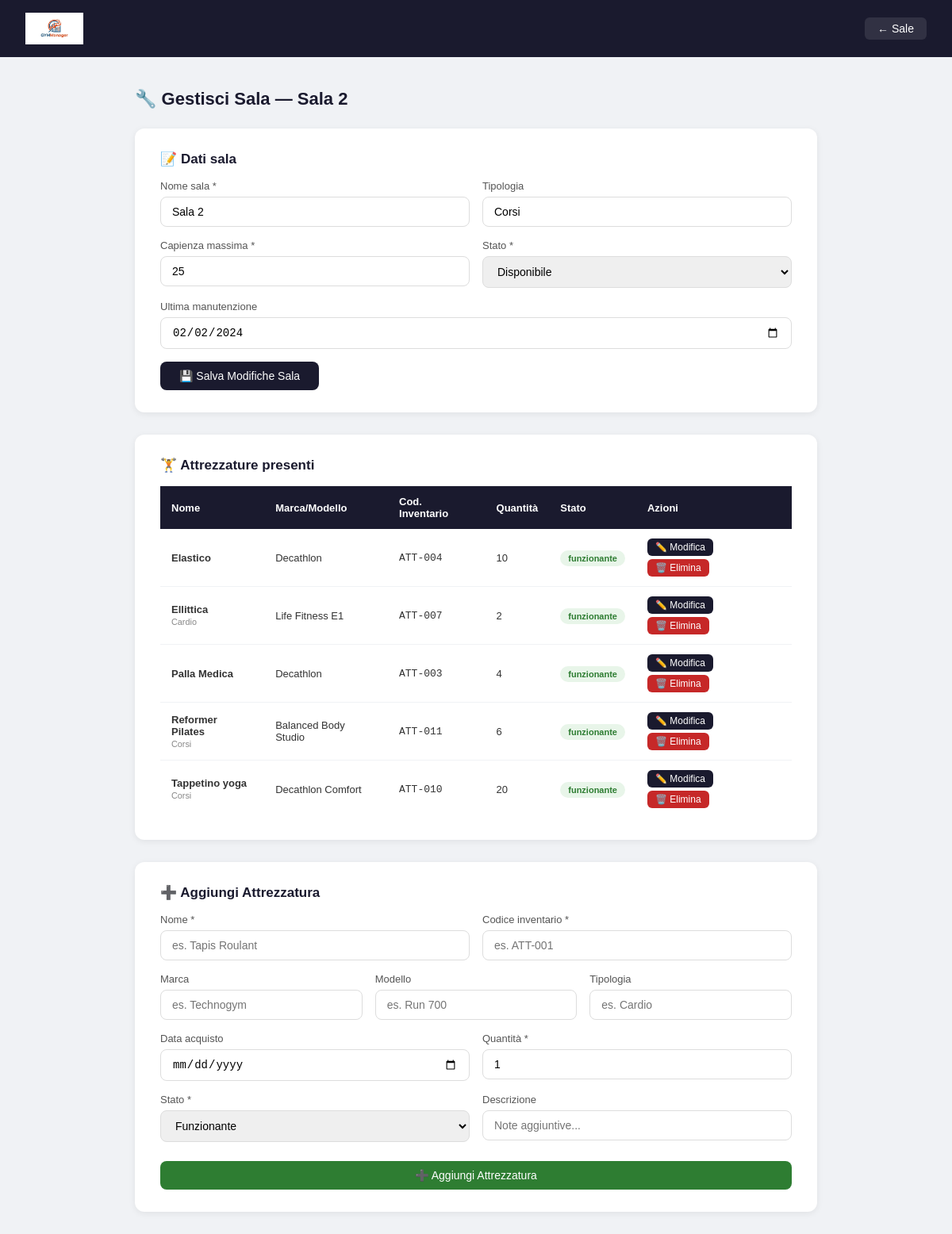
Screenshot of /palestra/pages/gestisci_sala.php?id=5 (signed in) with the database file from the repository.
### tables this page shows
CREATE TABLE `sala` (
  `id_sala` int(11) NOT NULL,
  `nome` varchar(100) NOT NULL,
  `tipologia` varchar(50) DEFAULT NULL,
  `capienza_max` int(11) NOT NULL,
  `stato` enum('disponibile','in_manutenzione','chiusa') NOT NULL DEFAULT 'disponibile',
  `data_ultima_manutenzione` date DEFAULT NULL
);

CREATE TABLE `contiene` (
  `id_sala` int(11) NOT NULL,
  `id_attrezzatura` int(11) NOT NULL,
  `quantita` int(11) NOT NULL DEFAULT 1
);

CREATE TABLE `attrezzatura` (
  `id_attrezzatura` int(11) NOT NULL,
  `cod_inventario` varchar(30) NOT NULL,
  `marca` varchar(50) DEFAULT NULL,
  `modello` varchar(50) DEFAULT NULL,
  `nome` varchar(100) NOT NULL,
  `tipologia` varchar(50) DEFAULT NULL,
  `data_acquisto` date DEFAULT NULL,
  `descrizione` text DEFAULT NULL,
  `stato` enum('funzionante','in_riparazione','dismessa') NOT NULL DEFAULT 'funzionante'
);

### palestra/pages/gestisci_sala.php (the view, shortened to what this page needs)
<?php
require_once "../config/db.php";
$id = $_GET['id'] ?? null;
$stmt = $pdo->prepare("SELECT * FROM SALA WHERE id_sala = ?");
$stmt->execute([$id]);
$sala = $stmt->fetch();
$attrezzature = $pdo->prepare("
    SELECT A.*, C.quantita
    FROM ATTREZZATURA A
    JOIN CONTIENE C ON A.id_attrezzatura = C.id_attrezzatura
    WHERE C.id_sala = ?
    ORDER BY A.nome
");
$attrezzature->execute([$id]);
$attrezzature = $attrezzature->fetchAll();
?>
<!DOCTYPE html>
<html lang="it">
<head>
</head>
<body>
<div class="navbar">
    <img src="../assets/logo.jpg" style="height:40px;">
    <div style="display:flex; gap:12px;">
        <a href="sale.php">← Sale</a>
    </div>
</div>
<div class="contenuto">
    <h2>🔧 Gestisci Sala — <?= htmlspecialchars($sala['nome']) ?></h2>
    <div class="form-box">
        <h3>📝 Dati sala</h3>
        <form method="POST">
            <div class="riga">
                <div class="campo">
                    <label>Nome sala *</label>
                    <input type="text" name="nome" required value="<?= htmlspecialchars($sala['nome']) ?>">
                </div>
                <div class="campo">
                    <label>Tipologia</label>
                    <input type="text" name="tipologia" value="<?= htmlspecialchars($sala['tipologia']) ?>">
                </div>
            </div>
            <div class="riga">
                <div class="campo">
                    <label>Capienza massima *</label>
                    <input type="number" name="capienza_max" required min="1" value="<?= $sala['capienza_max'] ?>">
                </div>
                <div class="campo">
                    <label>Stato *</label>
                    <select name="stato" required>
                        <option value="disponibile" <?= $sala['stato']=='disponibile'?'selected':'' ?>>Disponibile</option>
                    </select>
                </div>
            </div>
            <div class="campo">
                <label>Ultima manutenzione</label>
                <input type="date" name="data_ultima_manutenzione" value="<?= $sala['data_ultima_manutenzione'] ?>">
            </div>
            <button type="submit" name="salva_sala" class="btn">💾 Salva Modifiche Sala</button>
        </form>
    </div>
    <div class="form-box">
        <h3>🏋️ Attrezzature presenti</h3>
        <table>
            <thead>
                <tr>
                    <th>Nome</th>
                    <th>Marca/Modello</th>
                    <th>Cod. Inventario</th>
                    <th>Quantità</th>
                    <th>Stato</th>
                    <th>Azioni</th>
                </tr>
            </thead>
            <tbody>
                <?php if(empty($attrezzature)): ?>
                <tr>
                    <td colspan="6" class="nessun-record">Nessuna attrezzatura — aggiungine una!</td>
                </tr>
                <?php else: ?>
                <?php foreach($attrezzature as $a): ?>
                <tr>
                    <td><strong><?= htmlspecialchars($a['nome']) ?></strong><br><small style="color:#888"><?= htmlspecialchars($a['tipologia']) ?></small></td>
                    <td><?= htmlspecialchars($a['marca'].' '.$a['modello']) ?></td>
                    <td style="font-family:monospace"><?= htmlspecialchars($a['cod_inventario']) ?></td>
                    <td><?= $a['quantita'] ?></td>
                    <td><span class="badge <?= $a['stato'] ?>"><?= $a['stato'] ?></span></td>
                    <td>
                        <a class="btn-azione btn-modifica-att" href="gestisci_sala.php?id=<?= $id ?>&modifica_att=<?= $a['id_attrezzatura'] ?>">✏️ Modifica</a>
                        <a class="btn-azione btn-elimina-att" href="gestisci_sala.php?id=<?= $id ?>&elimina_att=<?= $a['id_attrezzatura'] ?>" onclick="return confirm('Eliminare questa attrezzatura?')">🗑️ Elimina</a>
                    </td>
                </tr>
                <?php endforeach; ?>
                <?php endif; ?>
            </tbody>
        </table>
    </div>
    <div class="form-box">
        <h3>➕ Aggiungi Attrezzatura</h3>
        <form method="POST">
            <div class="riga">
                <div class="campo">
                    <label>Nome *</label>
                    <input type="text" name="nome_att" required placeholder="es. Tapis Roulant">
                </div>
                <div class="campo">
                    <label>Codice inventario *</label>
                    <input type="text" name="cod_inventario" required placeholder="es. ATT-001">
                </div>
            </div>
            <div class="riga3">
                <div class="campo">
                    <label>Marca</label>
                    <input type="text" name="marca" placeholder="es. Technogym">
                </div>
                <div class="campo">
                    <label>Modello</label>
                    <input type="text" name="modello" placeholder="es. Run 700">
                </div>
                <div class="campo">
                    <label>Tipologia</label>
                    <input type="text" name="tipologia_att" placeholder="es. Cardio">
                </div>
            </div>
            <div class="riga">
                <div class="campo">
                    <label>Data acquisto</label>
                    <input type="date" name="data_acquisto">
                </div>
                <div class="campo">
                    <label>Quantità *</label>
                    <input type="number" name="quantita" required min="1" value="1">
                </div>
            </div>
            <div class="riga">
                <div class="campo">
                    <label>Stato *</label>
                    <select name="stato_att" required>
                        <option value="funzionante">Funzionante</option>
                    </select>
                </div>
                <div class="campo">
                    <label>Descrizione</label>
                    <input type="text" name="descrizione_att" placeholder="Note aggiuntive...">
                </div>
            </div>
            <button type="submit" name="aggiungi_attrezzatura" class="btn-verde">➕ Aggiungi Attrezzatura</button>
        </form>
    </div>
</div>
</body>
</html>

### palestra/pages/gestisci_sala.php (style rules this page uses)
* { margin: 0; padding: 0; box-sizing: border-box; }
body { font-family: Arial, sans-serif; background: #f0f2f5; }
.navbar { background: #1a1a2e; color: white; padding: 16px 32px; display: flex; justify-content: space-between; align-items: center; }
.navbar a { color: white; text-decoration: none; font-size: 14px; background: rgba(255,255,255,0.1); padding: 6px 16px; border-radius: 6px; }
.contenuto { max-width: 900px; margin: 40px auto; padding: 0 20px; }
h2 { font-size: 22px; color: #1a1a2e; margin-bottom: 24px; }
h3 { font-size: 17px; color: #1a1a2e; margin-bottom: 16px; }
.form-box { background: white; border-radius: 12px; padding: 28px 32px; box-shadow: 0 2px 8px rgba(0,0,0,0.07); margin-bottom: 28px; }
.riga { display: grid; grid-template-columns: 1fr 1fr; gap: 16px; }
.riga3 { display: grid; grid-template-columns: 1fr 1fr 1fr; gap: 16px; }
.campo { margin-bottom: 16px; }
label { display: block; font-size: 13px; color: #555; margin-bottom: 6px; }
input, select, textarea { width: 100%; padding: 10px 14px; border: 1px solid #ddd; border-radius: 8px; font-size: 14px; outline: none; }
.btn { background: #1a1a2e; color: white; padding: 10px 24px; border: none; border-radius: 8px; font-size: 14px; cursor: pointer; }
.btn-verde { background: #2e7d32; color: white; padding: 10px 24px; border: none; border-radius: 8px; font-size: 14px; cursor: pointer; width: 100%; margin-top: 8px; }
table { width: 100%; border-collapse: collapse; }
th { background: #1a1a2e; color: white; padding: 12px 14px; text-align: left; font-size: 13px; }
td { padding: 10px 14px; font-size: 13px; border-bottom: 1px solid #f0f2f5; color: #333; }
tr:last-child td { border-bottom: none; }
.badge { padding: 4px 10px; border-radius: 20px; font-size: 11px; font-weight: bold; }
.badge.funzionante { background: #e8f5e9; color: #2e7d32; }
.btn-azione { color: white; padding: 4px 10px; border-radius: 6px; text-decoration: none; font-size: 12px; display: inline-block; margin: 2px 2px 2px 0; }
.btn-modifica-att { background: #1a1a2e; }
.btn-elimina-att { background: #c62828; }

### rows the page displays
sala: nome "Sala 2", tipologia "Corsi", capienza_max "25", stato "Disponibile", data_ultima_manutenzione "02/02/2024"
contiene: id_attrezzatura.nome "Elastico", id_attrezzatura.modello "Decathlon", id_attrezzatura.cod_inventario "ATT-004", quantita "10", id_attrezzatura.stato "funzionante"
contiene: id_attrezzatura.nome "Ellittica", id_attrezzatura.tipologia "Cardio", id_attrezzatura.modello "Life Fitness E1", id_attrezzatura.cod_inventario "ATT-007", quantita "2", id_attrezzatura.stato "funzionante"
contiene: id_attrezzatura.nome "Palla Medica", id_attrezzatura.modello "Decathlon", id_attrezzatura.cod_inventario "ATT-003", quantita "4", id_attrezzatura.stato "funzionante"
contiene: id_attrezzatura.nome "Reformer Pilates", id_attrezzatura.tipologia "Corsi", id_attrezzatura.modello "Balanced Body Studio", id_attrezzatura.cod_inventario "ATT-011", quantita "6", id_attrezzatura.stato "funzionante"
contiene: id_attrezzatura.nome "Tappetino yoga", id_attrezzatura.tipologia "Corsi", id_attrezzatura.modello "Decathlon Comfort", id_attrezzatura.cod_inventario "ATT-010", quantita "20", id_attrezzatura.stato "funzionante"
